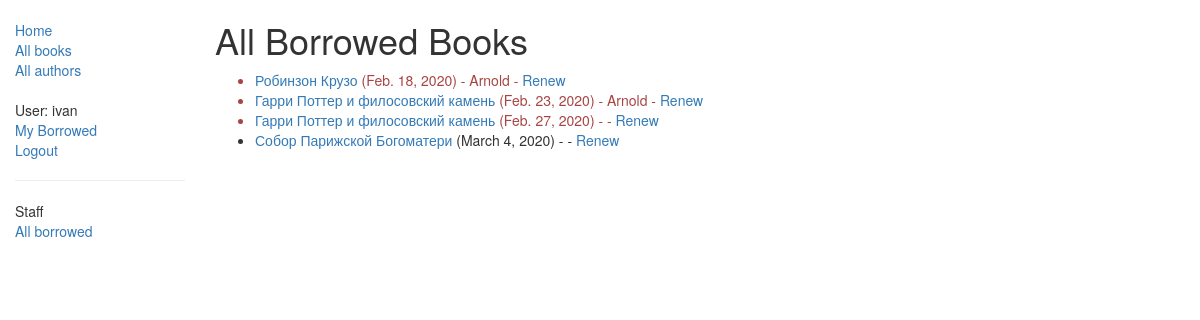
The app's page /catalog/allborrowed/ (signed in), older data.
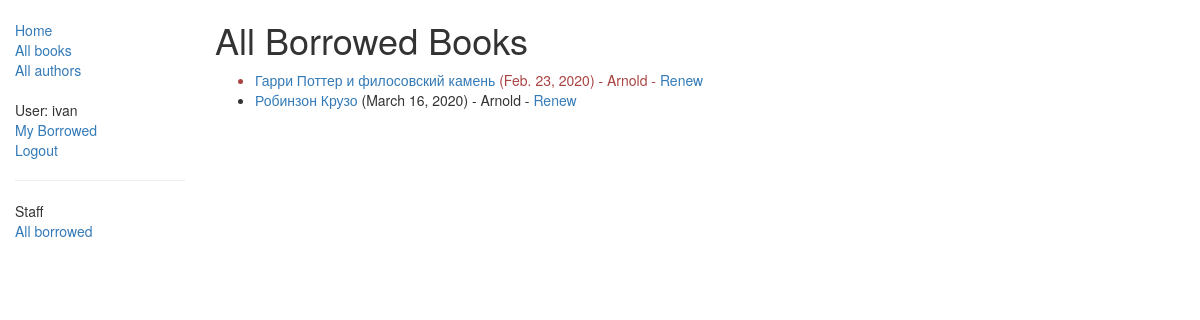
The same page, newer data.
### catalog/models.py (models this page shows, shortened)
class BookInstance(models.Model):
    id = models.UUIDField(primary_key=True, default=uuid.uuid4, help_text="Unique ID for this particular book "
                                                                          "across whole library")
    book = models.ForeignKey('Book', on_delete=models.SET_NULL, null=True)
    imprint = models.CharField(max_length=200)
    due_back = models.DateField(null=True, blank=True)
    LOAN_STATUS = (
        ('m', 'Maintenance'),
        ('o', 'On loan'),
        ('a', 'Available'),
        ('r', 'Reserved'),
    )
    status = models.CharField(max_length=1, choices=LOAN_STATUS, blank=True, default='m', help_text='Book availability')
    borrower = models.ForeignKey(User, on_delete=models.SET_NULL, null=True, blank=True)
    class Meta:
        ordering = ["due_back"]
        permissions = (("can_mark_returned", "Set book as returned"),)
    @property
    def is_overdue(self):
        if self.due_back and date.today() > self.due_back:
            return True
        return False

class Book(models.Model):
    title = models.CharField(max_length=200)
    author = models.ForeignKey('Author', on_delete=models.SET_NULL, null=True)
    summary = models.TextField(max_length=1000, help_text="Enter a brief description of the book")
    isbn = models.CharField('ISBN', max_length=13,
                            help_text='13 Character <a href="https://www.isbn-international.org/content/what-isbn">'
                                      'ISBN number</a>')
    genre = models.ManyToManyField(Genre, help_text="Select a genre for this book")
    language = models.ForeignKey('Language', on_delete=models.SET_NULL, null=True)
    def display_genre(self):
        """
        Creates a string for the Genre. This is required to display genre in Admin.
        """
        return ', '.join([genre.name for genre in self.genre.all()[:3]])
    display_genre.short_description = 'Genre'

### catalog/views.py (the view)
class LoanedBookByLibrarians(PermissionRequiredMixin, generic.ListView):
    model = BookInstance
    permission_required = 'catalog.can_mark_returned'
    template_name = 'catalog/bookinstance_list_borrowed_all.html'
    paginate_by = 10
    def get_queryset(self):
        return BookInstance.objects.filter(status__exact='o').order_by('due_back')

### catalog/templates/catalog/bookinstance_list_borrowed_all.html
{% extends "base_generic.html" %}
{% block content %}
    <h1>All Borrowed Books</h1>
    {% if bookinstance_list %}
        <ul>
            {% for bookinst in bookinstance_list %}
                <li class="{% if bookinst.is_overdue %}text-danger{% endif %}">
                    <a href="{% url 'book-detail' bookinst.book.pk %}">{{ bookinst.book.title }}</a>
                    ({{ bookinst.due_back }}) - {{ bookinst.borrower.username }}
                {% if perms.catalog.can_mark_returned %}- <a href="{% url 'renew-book-librarian' bookinst.id %}">Renew</a>  {% endif %}
                </li>
            {% endfor %}
        </ul>
    {% else %}
        <p>There are no books borrowed.</p>
    {% endif %}
{% endblock %}

Row changes from the older to the newer data that the page shows:
no longer on this page (row edited): BookInstance: book "Гарри Поттер и филосовский камень", due_back "Feb. 27, 2020"
no longer on this page (row edited): BookInstance: book "Собор Парижской Богоматери", due_back "March 4, 2020"
shown differently, row unchanged: BookInstance "Feb. 23, 2020": moves up the list
changed BookInstance "Робинзон Крузо": due_back "Feb. 18, 2020" → "March 16, 2020"
